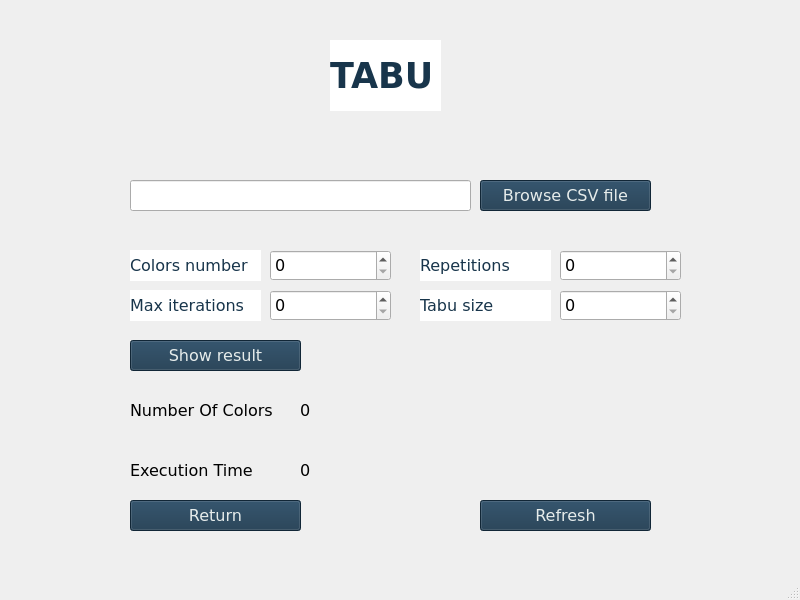
<?xml version="1.0" encoding="UTF-8"?>
<ui version="4.0">
 <class>tabuScreen</class>
 <widget class="QMainWindow" name="tabuScreen">
  <property name="geometry">
   <rect>
    <x>0</x>
    <y>0</y>
    <width>800</width>
    <height>600</height>
   </rect>
  </property>
  <property name="windowTitle">
   <string>MainWindow</string>
  </property>
  <widget class="QWidget" name="centralwidget">
   <widget class="QPushButton" name="browseCsvButton">
    <property name="geometry">
     <rect>
      <x>480</x>
      <y>180</y>
      <width>171</width>
      <height>31</height>
     </rect>
    </property>
    <property name="font">
     <font>
      <family>Verdana</family>
      <pointsize>12</pointsize>
     </font>
    </property>
    <property name="styleSheet">
     <string notr="true">background-color: rgb(24, 53, 76);
color: rgb(230, 236, 235);</string>
    </property>
    <property name="text">
     <string>Browse CSV file</string>
    </property>
   </widget>
   <widget class="QLabel" name="screenTitle">
    <property name="geometry">
     <rect>
      <x>330</x>
      <y>40</y>
      <width>111</width>
      <height>71</height>
     </rect>
    </property>
    <property name="font">
     <font>
      <family>Verdana</family>
      <pointsize>26</pointsize>
      <weight>75</weight>
      <bold>true</bold>
     </font>
    </property>
    <property name="layoutDirection">
     <enum>Qt::LeftToRight</enum>
    </property>
    <property name="styleSheet">
     <string notr="true">background-color: rgb(255, 255, 255);
color: rgb(24, 53, 75);
</string>
    </property>
    <property name="text">
     <string>TABU</string>
    </property>
   </widget>
   <widget class="QLineEdit" name="filename">
    <property name="geometry">
     <rect>
      <x>130</x>
      <y>180</y>
      <width>341</width>
      <height>31</height>
     </rect>
    </property>
    <property name="text">
     <string/>
    </property>
   </widget>
   <widget class="QPushButton" name="submitButton">
    <property name="geometry">
     <rect>
      <x>130</x>
      <y>340</y>
      <width>171</width>
      <height>31</height>
     </rect>
    </property>
    <property name="font">
     <font>
      <family>Verdana</family>
      <pointsize>12</pointsize>
     </font>
    </property>
    <property name="styleSheet">
     <string notr="true">background-color: rgb(24, 53, 76);
color: rgb(230, 236, 235);</string>
    </property>
    <property name="text">
     <string>Show result</string>
    </property>
   </widget>
   <widget class="QLabel" name="label">
    <property name="geometry">
     <rect>
      <x>130</x>
      <y>250</y>
      <width>131</width>
      <height>31</height>
     </rect>
    </property>
    <property name="font">
     <font>
      <family>Verdana</family>
      <pointsize>12</pointsize>
      <weight>50</weight>
      <bold>false</bold>
     </font>
    </property>
    <property name="layoutDirection">
     <enum>Qt::LeftToRight</enum>
    </property>
    <property name="styleSheet">
     <string notr="true">background-color: rgb(255, 255, 255);
color: rgb(24, 53, 75);
</string>
    </property>
    <property name="text">
     <string>Colors number</string>
    </property>
   </widget>
   <widget class="QSpinBox" name="colorsInput">
    <property name="geometry">
     <rect>
      <x>270</x>
      <y>250</y>
      <width>121</width>
      <height>31</height>
     </rect>
    </property>
    <property name="font">
     <font>
      <family>Verdana</family>
      <pointsize>12</pointsize>
     </font>
    </property>
    <property name="maximum">
     <number>50000</number>
    </property>
   </widget>
   <widget class="QSpinBox" name="repsInput">
    <property name="geometry">
     <rect>
      <x>560</x>
      <y>250</y>
      <width>121</width>
      <height>31</height>
     </rect>
    </property>
    <property name="font">
     <font>
      <family>Verdana</family>
      <pointsize>12</pointsize>
     </font>
    </property>
    <property name="maximum">
     <number>50000</number>
    </property>
   </widget>
   <widget class="QLabel" name="label_2">
    <property name="geometry">
     <rect>
      <x>420</x>
      <y>250</y>
      <width>131</width>
      <height>31</height>
     </rect>
    </property>
    <property name="font">
     <font>
      <family>Verdana</family>
      <pointsize>12</pointsize>
      <weight>50</weight>
      <bold>false</bold>
     </font>
    </property>
    <property name="layoutDirection">
     <enum>Qt::LeftToRight</enum>
    </property>
    <property name="styleSheet">
     <string notr="true">background-color: rgb(255, 255, 255);
color: rgb(24, 53, 75);
</string>
    </property>
    <property name="text">
     <string>Repetitions</string>
    </property>
   </widget>
   <widget class="QLabel" name="label_3">
    <property name="geometry">
     <rect>
      <x>130</x>
      <y>290</y>
      <width>131</width>
      <height>31</height>
     </rect>
    </property>
    <property name="font">
     <font>
      <family>Verdana</family>
      <pointsize>12</pointsize>
      <weight>50</weight>
      <bold>false</bold>
     </font>
    </property>
    <property name="layoutDirection">
     <enum>Qt::LeftToRight</enum>
    </property>
    <property name="styleSheet">
     <string notr="true">background-color: rgb(255, 255, 255);
color: rgb(24, 53, 75);
</string>
    </property>
    <property name="text">
     <string>Max iterations</string>
    </property>
   </widget>
   <widget class="QSpinBox" name="iteartionsInput">
    <property name="geometry">
     <rect>
      <x>270</x>
      <y>290</y>
      <width>121</width>
      <height>31</height>
     </rect>
    </property>
    <property name="font">
     <font>
      <family>Verdana</family>
      <pointsize>12</pointsize>
     </font>
    </property>
    <property name="maximum">
     <number>50000</number>
    </property>
   </widget>
   <widget class="QLabel" name="label_4">
    <property name="geometry">
     <rect>
      <x>420</x>
      <y>290</y>
      <width>131</width>
      <height>31</height>
     </rect>
    </property>
    <property name="font">
     <font>
      <family>Verdana</family>
      <pointsize>12</pointsize>
      <weight>50</weight>
      <bold>false</bold>
     </font>
    </property>
    <property name="layoutDirection">
     <enum>Qt::LeftToRight</enum>
    </property>
    <property name="styleSheet">
     <string notr="true">background-color: rgb(255, 255, 255);
color: rgb(24, 53, 75);
</string>
    </property>
    <property name="text">
     <string>Tabu size</string>
    </property>
   </widget>
   <widget class="QSpinBox" name="tabusizeInput">
    <property name="geometry">
     <rect>
      <x>560</x>
      <y>290</y>
      <width>121</width>
      <height>31</height>
     </rect>
    </property>
    <property name="font">
     <font>
      <family>Verdana</family>
      <pointsize>12</pointsize>
     </font>
    </property>
    <property name="maximum">
     <number>50000</number>
    </property>
   </widget>
   <widget class="QLabel" name="resultLabel1">
    <property name="geometry">
     <rect>
      <x>130</x>
      <y>400</y>
      <width>151</width>
      <height>21</height>
     </rect>
    </property>
    <property name="font">
     <font>
      <family>Verdana</family>
      <pointsize>12</pointsize>
     </font>
    </property>
    <property name="text">
     <string>Number Of Colors</string>
    </property>
   </widget>
   <widget class="QLabel" name="result1">
    <property name="geometry">
     <rect>
      <x>300</x>
      <y>400</y>
      <width>151</width>
      <height>21</height>
     </rect>
    </property>
    <property name="font">
     <font>
      <family>Verdana</family>
      <pointsize>12</pointsize>
     </font>
    </property>
    <property name="text">
     <string>0</string>
    </property>
   </widget>
   <widget class="QLabel" name="resultLabel2">
    <property name="geometry">
     <rect>
      <x>130</x>
      <y>460</y>
      <width>151</width>
      <height>21</height>
     </rect>
    </property>
    <property name="font">
     <font>
      <family>Verdana</family>
      <pointsize>12</pointsize>
     </font>
    </property>
    <property name="text">
     <string>Execution Time</string>
    </property>
   </widget>
   <widget class="QLabel" name="result2">
    <property name="geometry">
     <rect>
      <x>300</x>
      <y>460</y>
      <width>151</width>
      <height>21</height>
     </rect>
    </property>
    <property name="font">
     <font>
      <family>Verdana</family>
      <pointsize>12</pointsize>
     </font>
    </property>
    <property name="text">
     <string>0</string>
    </property>
   </widget>
   <widget class="QPushButton" name="returnButton">
    <property name="geometry">
     <rect>
      <x>130</x>
      <y>500</y>
      <width>171</width>
      <height>31</height>
     </rect>
    </property>
    <property name="font">
     <font>
      <family>Verdana</family>
      <pointsize>12</pointsize>
     </font>
    </property>
    <property name="styleSheet">
     <string notr="true">background-color: rgb(24, 53, 76);
color: rgb(230, 236, 235);</string>
    </property>
    <property name="text">
     <string>Return</string>
    </property>
   </widget>
   <widget class="QPushButton" name="refrechButton">
    <property name="geometry">
     <rect>
      <x>480</x>
      <y>500</y>
      <width>171</width>
      <height>31</height>
     </rect>
    </property>
    <property name="font">
     <font>
      <family>Verdana</family>
      <pointsize>12</pointsize>
     </font>
    </property>
    <property name="styleSheet">
     <string notr="true">background-color: rgb(24, 53, 76);
color: rgb(230, 236, 235);</string>
    </property>
    <property name="text">
     <string>Refresh</string>
    </property>
   </widget>
  </widget>
  <widget class="QMenuBar" name="menubar">
   <property name="geometry">
    <rect>
     <x>0</x>
     <y>0</y>
     <width>800</width>
     <height>21</height>
    </rect>
   </property>
  </widget>
  <widget class="QStatusBar" name="statusbar"/>
 </widget>
 <resources/>
 <connections/>
</ui>
